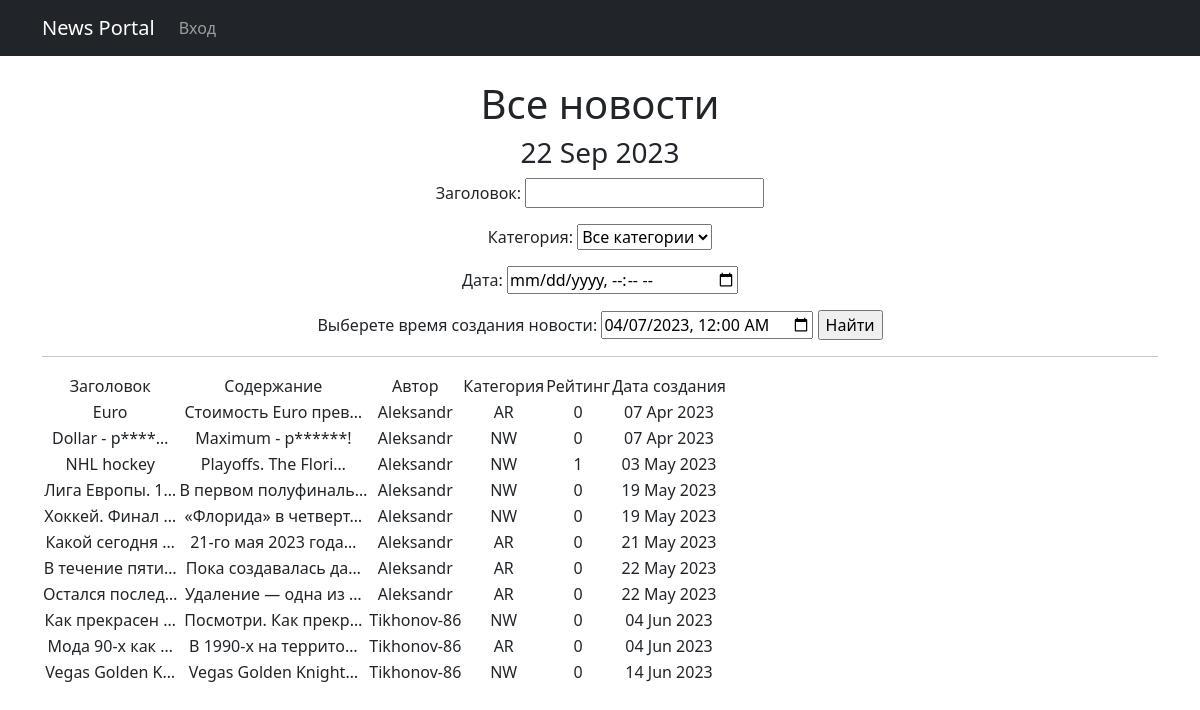
/search/, run on an earlier commit of the app's database.
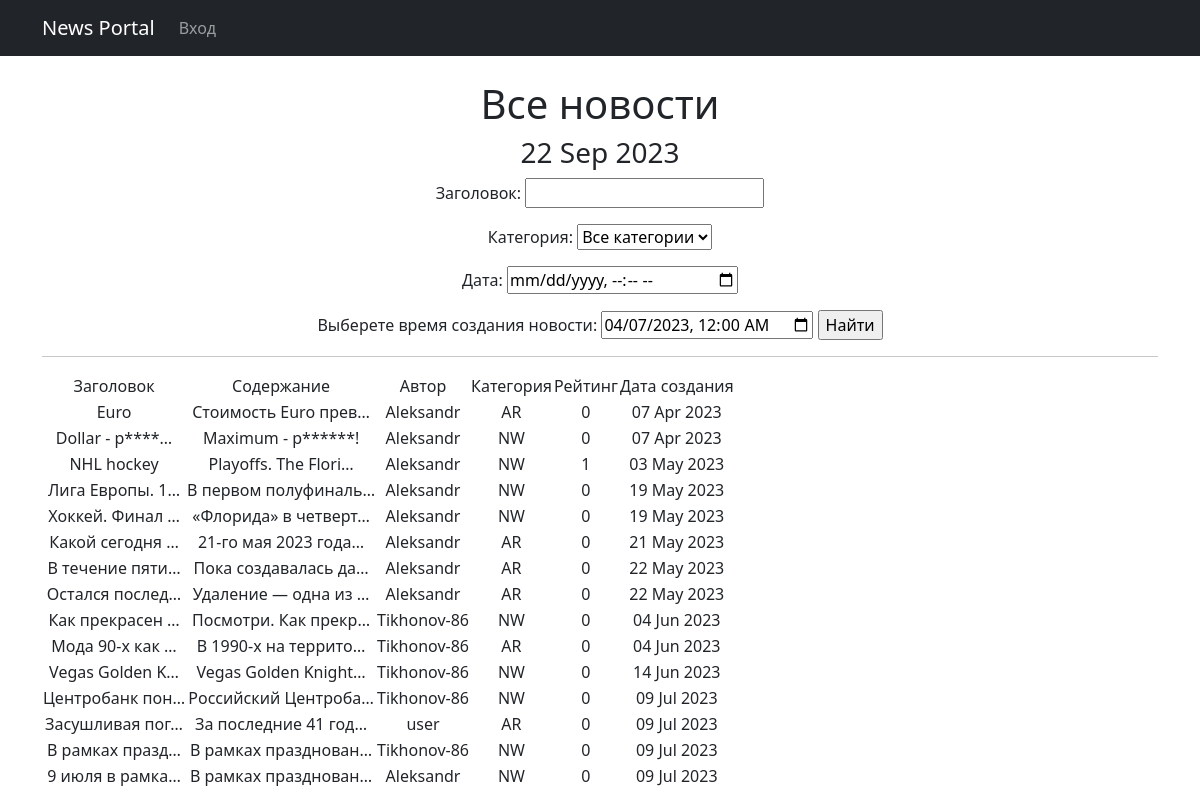
And on a later commit of the database.
### newsapp/models.py (models this page shows, shortened)
class Post(models.Model):
    author = models.ForeignKey(Author, on_delete=models.CASCADE)
    NEWS = 'NW'
    ARTICLE = 'AR'
    CATEGORY_CHOISES = (
        (NEWS, 'Новость'),
        (ARTICLE, 'Статья'),
    )
    categoryType = models.CharField(max_length=2, choices=CATEGORY_CHOISES, default=ARTICLE)
    dateCreation = models.DateTimeField(auto_now_add=True)
    postCategory = models.ManyToManyField(Category, through='PostCategory')
    title = models.CharField(max_length=128)
    text = models.TextField()
    rating = models.SmallIntegerField(default=0)

class Author(models.Model):
    authorUser = models.OneToOneField(User, on_delete=models.CASCADE)
    ratingAuthor = models.SmallIntegerField(default=0)

### newsapp/views.py (the view)
# urls.py: path('search/', views.PostSearch.as_view(), name='news_search'),
class PostSearch(ListView):
    form_class = PostFilter
    model = Post
    template_name = 'news_search.html'
    context_object_name = 'Posts'
    def get_queryset(self):
        queryset = super().get_queryset()
        self.filterset = PostFilter(self.request.GET, queryset)
        return self.filterset.qs
    def get_context_data(self, **kwargs):
        context = super().get_context_data(**kwargs)
        context['is_author'] = self.request.user.groups.filter(name='authors').exists()
        context['time_now'] = datetime.utcnow()
        context['next_sale'] = "Следующие новости скоро опубликуем!"
        context['filterset'] = self.filterset
        return context

### newsapp/models.py (called while the page is built)
    def __str__(self):
        return self.name.title()

### newsapp/templatetags/censor_filter.py (called while the page is built)
@register.filter
def censor(value):
    words = value.split()
    result = []
    for word in words:
        if word in forbidden_words:
            result.append(word[0] + "*"*(len(word)-2) + word[-1])
        else:
            result.append(word)
    return " ".join(result)

### newsapp/templatetags/custom_tags.py (called while the page is built)
@register.simple_tag()
def current_time(format_string='%d %b %Y'):
   return datetime.utcnow().strftime(format_string)

### templates/news_search.html (shortened to what this page needs)
{% extends 'flatpages/default.html' %}
{% load custom_tags %}
{% load censor_filter %}
{% block content %}
    <br>
    <h1>Все новости</h1>
    <h3>{% current_time '%d %b %Y' %}</h3>
    <form action="" method="get">
        {{ filterset.form.as_p }}
        <label for="meeting-time">Выберете время создания новости:</label>
        <input type="datetime-local" id="meeting-time"
        name="meeting-time" value="2023-04-07T00:00"
        min="2023-04-07T00:00" max="2222-12-31T00:00">
        <input type="submit" value="Найти" />
    </form>
    <hr>
    {% if Posts %}
        <table>
            <tr>
                <td>Заголовок</td>
                <td>Содержание</td>
                <td>Автор</td>
                <td>Категория</td>
                <td>Рейтинг</td>
                <td>Дата создания</td>
            </tr>
            {% for Post in Posts %}
            <tr>
                <td>{{ Post.title|censor|truncatechars:15 }}</td>
                <td>{{ Post.text|censor|truncatechars:20 }}</td>
                <td>{{ Post.author.authorUser }}</td>
                <td>{{ Post.categoryType }}</td>
                <td>{{ Post.rating }}</td>
                <td>{{ Post.dateCreation|date:'d M Y'}}</td>
            </tr>
            {% endfor %}
        </table>
    {% else %}
        <h2> Постов нет! </h2>
    {% endif %}
{% endblock content %}

### templates/flatpages/default.html (shortened to what this page needs)
<!DOCTYPE html>
<html lang="en">
    <head>
        {% load static %}
        <link href="{% static 'css/styles.css' %}" rel="stylesheet" />
    </head>
    <body>
        <nav class="navbar navbar-expand-lg navbar-dark bg-dark static-top">
            <div class="container">
                <a class="navbar-brand" href="#">News Portal</a>
                <div class="collapse navbar-collapse" id="navbarResponsive">
                    <ul class="navbar-nav ml-auto">
                        <li class="nav-item active">
                            <a class="nav-link" href="{% url 'account_login' %}">Вход</a>
                        </li>
                    </ul>
               </div>
            </div>
        </nav>
        <div class="container">
            <div class="row">
                <div class="col-lg-12 text-center">
                    {% block content %}
                    {% endblock content %}
                </div>
            </div>
        </div>
    </body>
</html>

What changed in the data, as far as the page shows it:
added Post: title|censor "Центробанк пон…", text|censor "Российский Центроба…", author.authorUser "Tikhonov-86", categoryType "NW", rating "0", dateCreation "09 Jul 2023"
added Post: title|censor "Засушливая пог…", text|censor "За последние 41 год…", author.authorUser "user", categoryType "AR", rating "0", dateCreation "09 Jul 2023"
added Post: title|censor "В рамках празд…", text|censor "В рамках празднован…", author.authorUser "Tikhonov-86", categoryType "NW", rating "0", dateCreation "09 Jul 2023"
added Post: title|censor "9 июля в рамка…", text|censor "В рамках празднован…", author.authorUser "Aleksandr", categoryType "NW", rating "0", dateCreation "09 Jul 2023"
